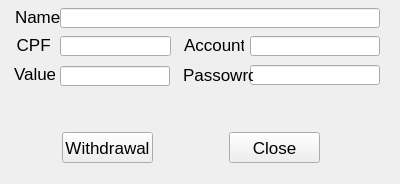
<?xml version="1.0" encoding="UTF-8"?>
<ui version="4.0">
 <class>withdrawal</class>
 <widget class="QWidget" name="withdrawal">
  <property name="geometry">
   <rect>
    <x>0</x>
    <y>0</y>
    <width>400</width>
    <height>184</height>
   </rect>
  </property>
  <property name="minimumSize">
   <size>
    <width>400</width>
    <height>184</height>
   </size>
  </property>
  <property name="maximumSize">
   <size>
    <width>400</width>
    <height>184</height>
   </size>
  </property>
  <property name="windowTitle">
   <string>Withdrawal</string>
  </property>
  <widget class="QLineEdit" name="account_input">
   <property name="geometry">
    <rect>
     <x>250</x>
     <y>36</y>
     <width>130</width>
     <height>20</height>
    </rect>
   </property>
   <property name="font">
    <font>
     <pointsize>13</pointsize>
    </font>
   </property>
   <property name="alignment">
    <set>Qt::AlignCenter</set>
   </property>
  </widget>
  <widget class="QLabel" name="account_text">
   <property name="geometry">
    <rect>
     <x>184</x>
     <y>37</y>
     <width>60</width>
     <height>16</height>
    </rect>
   </property>
   <property name="font">
    <font>
     <pointsize>13</pointsize>
    </font>
   </property>
   <property name="text">
    <string>Account</string>
   </property>
  </widget>
  <widget class="QLabel" name="value_text">
   <property name="geometry">
    <rect>
     <x>14</x>
     <y>66</y>
     <width>41</width>
     <height>16</height>
    </rect>
   </property>
   <property name="font">
    <font>
     <pointsize>13</pointsize>
    </font>
   </property>
   <property name="text">
    <string>Value</string>
   </property>
  </widget>
  <widget class="QLineEdit" name="cpf_input">
   <property name="geometry">
    <rect>
     <x>60</x>
     <y>36</y>
     <width>111</width>
     <height>20</height>
    </rect>
   </property>
   <property name="font">
    <font>
     <pointsize>13</pointsize>
    </font>
   </property>
   <property name="maxLength">
    <number>11</number>
   </property>
   <property name="alignment">
    <set>Qt::AlignCenter</set>
   </property>
  </widget>
  <widget class="QLabel" name="cpf_text">
   <property name="geometry">
    <rect>
     <x>12</x>
     <y>37</y>
     <width>41</width>
     <height>16</height>
    </rect>
   </property>
   <property name="font">
    <font>
     <pointsize>13</pointsize>
    </font>
   </property>
   <property name="text">
    <string> CPF</string>
   </property>
  </widget>
  <widget class="QLabel" name="name_text">
   <property name="geometry">
    <rect>
     <x>15</x>
     <y>9</y>
     <width>51</width>
     <height>16</height>
    </rect>
   </property>
   <property name="font">
    <font>
     <pointsize>13</pointsize>
    </font>
   </property>
   <property name="text">
    <string>Name</string>
   </property>
  </widget>
  <widget class="QLineEdit" name="value_input">
   <property name="geometry">
    <rect>
     <x>60</x>
     <y>66</y>
     <width>110</width>
     <height>20</height>
    </rect>
   </property>
   <property name="font">
    <font>
     <pointsize>13</pointsize>
    </font>
   </property>
   <property name="alignment">
    <set>Qt::AlignCenter</set>
   </property>
  </widget>
  <widget class="QLineEdit" name="name_input">
   <property name="geometry">
    <rect>
     <x>60</x>
     <y>8</y>
     <width>320</width>
     <height>20</height>
    </rect>
   </property>
   <property name="font">
    <font>
     <pointsize>13</pointsize>
    </font>
   </property>
  </widget>
  <widget class="QLineEdit" name="password_input">
   <property name="geometry">
    <rect>
     <x>250</x>
     <y>65</y>
     <width>130</width>
     <height>20</height>
    </rect>
   </property>
   <property name="font">
    <font>
     <pointsize>13</pointsize>
    </font>
   </property>
   <property name="echoMode">
    <enum>QLineEdit::Password</enum>
   </property>
   <property name="alignment">
    <set>Qt::AlignCenter</set>
   </property>
  </widget>
  <widget class="QLabel" name="password_text">
   <property name="geometry">
    <rect>
     <x>183</x>
     <y>67</y>
     <width>70</width>
     <height>16</height>
    </rect>
   </property>
   <property name="font">
    <font>
     <pointsize>13</pointsize>
    </font>
   </property>
   <property name="text">
    <string>Passowrd</string>
   </property>
  </widget>
  <widget class="QPushButton" name="withdrawal_button">
   <property name="geometry">
    <rect>
     <x>62</x>
     <y>132</y>
     <width>91</width>
     <height>31</height>
    </rect>
   </property>
   <property name="font">
    <font>
     <pointsize>13</pointsize>
    </font>
   </property>
   <property name="text">
    <string>Withdrawal</string>
   </property>
  </widget>
  <widget class="QPushButton" name="close_button">
   <property name="geometry">
    <rect>
     <x>229</x>
     <y>132</y>
     <width>91</width>
     <height>31</height>
    </rect>
   </property>
   <property name="font">
    <font>
     <pointsize>13</pointsize>
    </font>
   </property>
   <property name="text">
    <string>Close</string>
   </property>
  </widget>
  <widget class="QLabel" name="status_message">
   <property name="geometry">
    <rect>
     <x>30</x>
     <y>100</y>
     <width>341</width>
     <height>20</height>
    </rect>
   </property>
   <property name="font">
    <font>
     <pointsize>13</pointsize>
    </font>
   </property>
   <property name="text">
    <string/>
   </property>
   <property name="alignment">
    <set>Qt::AlignCenter</set>
   </property>
  </widget>
 </widget>
 <tabstops>
  <tabstop>name_input</tabstop>
  <tabstop>cpf_input</tabstop>
  <tabstop>account_input</tabstop>
  <tabstop>value_input</tabstop>
  <tabstop>password_input</tabstop>
  <tabstop>withdrawal_button</tabstop>
  <tabstop>close_button</tabstop>
 </tabstops>
 <resources/>
 <connections/>
</ui>
